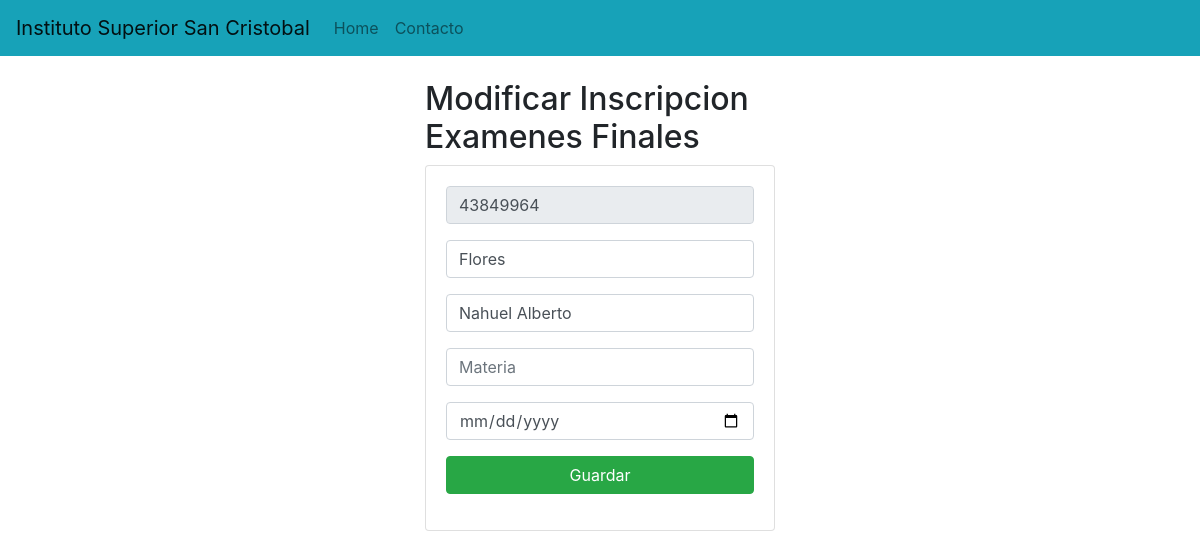
Page /edicionInscripcion/43849964 on the committed database.
### inscripciones/models.py (models this page shows, shortened)
class Alumno(models.Model):
    DNI= models.IntegerField(primary_key=True)
    apellido= models.CharField(max_length=20)
    nombre= models.CharField(max_length=20)
    carrera= models.ForeignKey(CarreraAnio, on_delete=models.CASCADE)

### inscripciones/views.py (the view)
# urls.py: path('edicionInscripcion/<DNI>', views.edicionInscripcion),
def edicionInscripcion(request,DNI):
    alumno = get_object_or_404(Alumno, DNI=DNI)
    inscripcion= Inscripcion.objects.filter(alumno=alumno)
    return render(request, "editarInscripcion.html", {"Inscripcion": inscripcion, "alumno":alumno})

### inscripciones/templates/editarInscripcion.html (shortened to what this page needs)
{% extends "layouts/base.html" %}
{% block body %}
<div class="row">
    <div class="col-md-4 offset-md-4">
        <h2>Modificar Inscripcion Examenes Finales</h2>
        <div class="card">
            <div class="card-body">
                <form action="/editarInscripcion/" method="POST">{% csrf_token %}
                    <div class="form-group">
                        <input type="text" id="txtDNI" name="txtDNI" value="{{alumno.DNI}}" class="form-control" placeholder="DNI" maxlength="8" readonly required>
                    </div>
                    <div class="form-group">
                        <input type="text" id="txtApellido" name="txtApellido" value="{{alumno.apellido}}" class="form-control" placeholder="Apellido" maxlength="20" required>
                    </div>
                    <div class="form-group">
                        <input type="text" id="txtNombre" name="txtNombre" value="{{alumno.nombre}}" class="form-control" maxlength="45" placeholder="Nombre" required>
                    </div>
                    <div class="form-group">
                        <input type="text" id="txtMateria" name="txtMateria" value="{{materia.nombre}}" class="form-control" maxlength="45" placeholder="Materia" required>
                    </div>
                    <div class="form-group">
                        <input type="date" id="dateFecha" name="dateFecha" value="{{fecha}}" class="form-control" placeholder="Materia" required>
                    </div>
                    <div class="form-group">
                        <button type="submit" class="btn btn-success btn-block text-white">Guardar</button>
                    </div>
                </form>
            </div>
        </div>
    </div>
</div>
{% endblock %}

### rows in the picture
Alumno: txtDNI "43849964", txtApellido "Flores", txtNombre "Nahuel Alberto"
